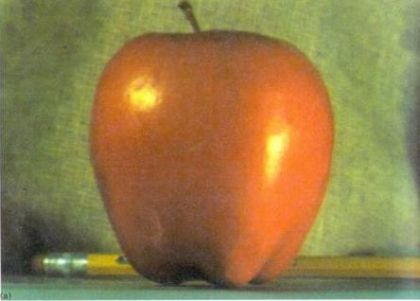
#> input picture generate/train_img/apple.png, 420 x 301 px
$ python generate.py
#> lines starting #> are read from the running program, lines starting #| are printed output that depends on the picture
import cv2
import numpy as np
from matplotlib import pyplot as plt


def sameSize(img1, img2):
    """
    使得img1的大小与img2相同
    """
    rows, cols, dpt = img2.shape
    dst = img1[:rows, :cols]
    return dst


apple = cv2.imread("train_img/apple.png")
#> apple is the input picture: shape (301, 420, 3); mean B, G, R 72.9, 123.8, 147.5
orange = cv2.imread("train_img/orange.png")
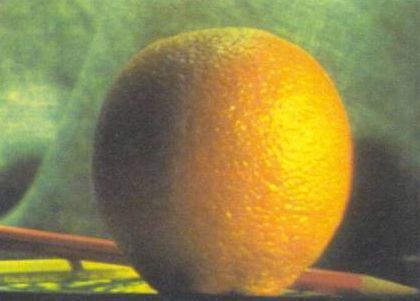
#> input picture generate/train_img/orange.png, 420 x 301 px
#> orange is the input picture: shape (301, 420, 3); mean B, G, R 74.3, 131.4, 142.4

# 对apple进行6层高斯降采样
G = apple.copy()
gp_apple = [G]
for i in range(6):
    G = cv2.pyrDown(G)
    gp_apple.append(G)
#> after the loop, gp_apple = 7 items

# 对orange进行6层高斯降采样
G = orange.copy()
gp_orange = [G]
for j in range(6):
    G = cv2.pyrDown(G)
    gp_orange.append(G)
#> after the loop, gp_orange = 7 items

# 求apple的Laplace金字塔
lp_apple = [gp_apple[5]]
for i in range(5, 0, -1):
    GE = cv2.pyrUp(gp_apple[i])
    L = cv2.subtract(gp_apple[i - 1], sameSize(GE, gp_apple[i - 1]))
    lp_apple.append(L)
#> this loop made 5 passes
#> pass 1, `GE = cv2.pyrUp(gp_apple[i])`:
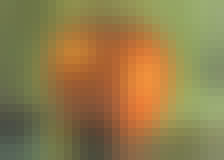
#> GE: shape (20, 28, 3) (shown 8 times larger); mean of channels 0, 1, 2 73.7, 124, 144.9; drawn as B, G, R
#> after the loop, lp_apple = 6 items

# 求orange的Laplace金字塔
lp_orange = [gp_orange[5]]
for i in range(5, 0, -1):
    GE = cv2.pyrUp(gp_orange[i])
    L = cv2.subtract(gp_orange[i - 1], sameSize(GE, gp_orange[i - 1]))
    lp_orange.append(L)
#> this loop made 5 passes
#> pass 1, `GE = cv2.pyrUp(gp_orange[i])`:
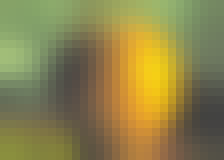
#> GE: shape (20, 28, 3) (shown 8 times larger); mean of channels 0, 1, 2 75.3, 130.9, 140.3; drawn as B, G, R
#> after the loop, lp_orange = 6 items

# 对apple和orange的Laplace金字塔进行1/2拼接
LS = []
for la, lb in zip(lp_apple, lp_orange):
    rows, cols, dpt = la.shape
    ls = np.hstack((la[:, 0:cols // 2], lb[:, cols // 2:]))
    LS.append(ls)
#> this loop made 6 passes
#> (rows, cols) on passes 1 to 6: (10, 14), (19, 27), (38, 53), (76, 105), (151, 210), (301, 420)
#> pass 3, `ls = np.hstack((la[:, 0:cols // 2], lb[:, cols // 2:]))`:
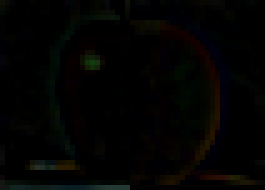
#> ls: shape (38, 53, 3) (shown 5 times larger); mean of channels 0, 1, 2 2, 2.9, 3; drawn as B, G, R
#> after the loop, LS = 6 items

# 对拼接后的Laplace金字塔重建获取融合后的结果
ls_reconstruct = LS[0]
for i in range(1, 6):
    ls_reconstruct = cv2.pyrUp(ls_reconstruct)
    ls_reconstruct = cv2.add(sameSize(ls_reconstruct, LS[i]), LS[i])
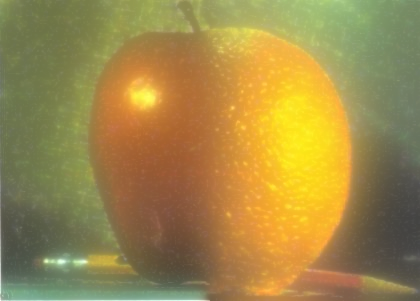
#> ls_reconstruct: shape (301, 420, 3); mean of channels 0, 1, 2 73.4, 136.7, 159.1; drawn as B, G, R

# 各取1/2直接拼接的结果
r, c, depth = apple.shape
#> r = 301; c = 420; depth = 3
real = np.hstack((apple[:, 0:c // 2], orange[:, c // 2:]))
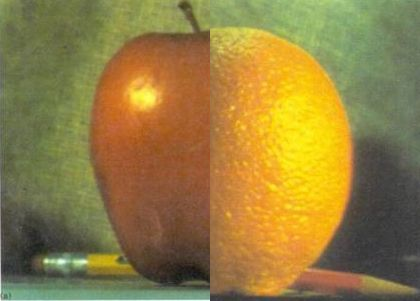
#> real: shape (301, 420, 3); mean B, G, R 65.3, 125.6, 147

plt.subplot(221), plt.imshow(cv2.cvtColor(apple, cv2.COLOR_BGR2RGB))
plt.title("apple"), plt.xticks([]), plt.yticks([])
plt.subplot(222), plt.imshow(cv2.cvtColor(orange, cv2.COLOR_BGR2RGB))
plt.title("orange"), plt.xticks([]), plt.yticks([])
plt.subplot(223), plt.imshow(cv2.cvtColor(real, cv2.COLOR_BGR2RGB))
plt.title("real"), plt.xticks([]), plt.yticks([])
plt.subplot(224), plt.imshow(cv2.cvtColor(ls_reconstruct, cv2.COLOR_BGR2RGB))
plt.title("laplace_pyramid"), plt.xticks([]), plt.yticks([])
plt.show()
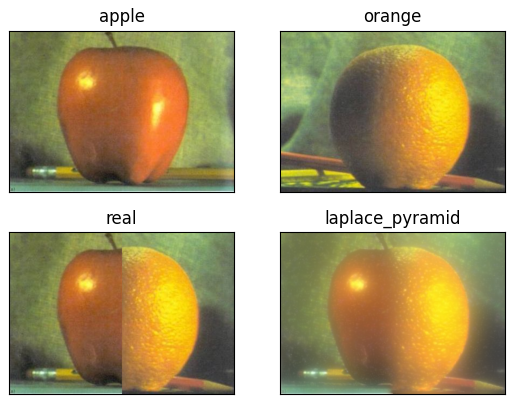
#> figure drawn by matplotlib, 4 panels
